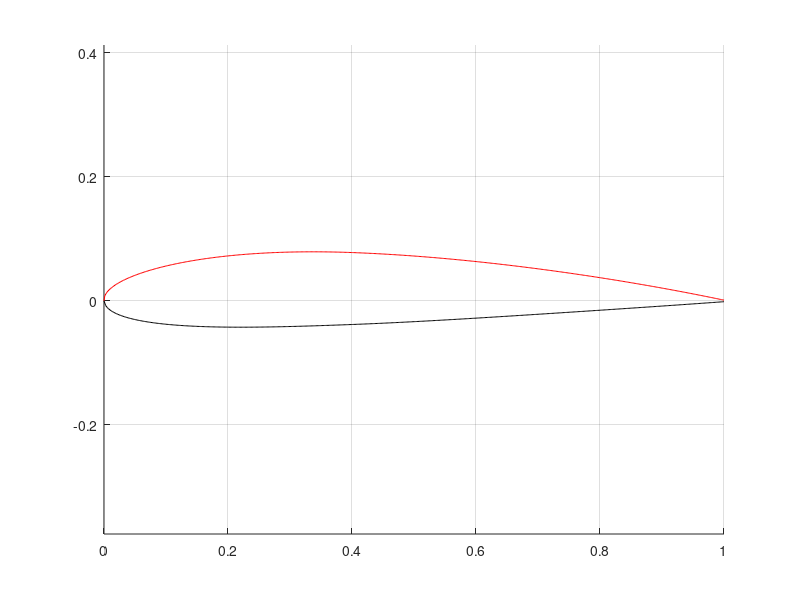

MATLAB code for this plot:
% compute NACA 4 Digit Airfoil
% Written by: Ayaz Shariff
% Started: 28/10/2021
% End Date: 28/10/2021

clear all;
clc;

%% User Inputs


% Type Of Airfoil
typeNACA = '2412';

% Extract Values From Type
Minit = str2double(typeNACA(1));
Pinit = str2double(typeNACA(2));
Tinit = str2double (typeNACA(3:4));

% Number of Grid Points
gridpts = 500;

% Constants
a0 = 0.2969;
a1 = -0.1260;
a2 = -0.3516;
a3 = 0.2843;
a4 = - 0.1015;   % open trailing edge
% a4 = - 0.1036; % closed trailing edge

%% Calculations

% Actual Percentage Values Of Airfoil Properties
M = Minit/100;
P = Pinit/10;
T = Tinit/100;

% Airfoil Grid

x = linspace(0,1,gridpts)'; 

%% Camber and Gradient
yc = ones (gridpts,1);
dyc_dx = ones (gridpts,1);
theta = ones (gridpts,1);
for i = 1:1:gridpts
    if (x(i) >=0 && x(i) < P)
        yc(i)     = (M/P^2)*((2*P*x(i))-(x(i)^2));
        dyc_dx(i) =  ((2*M)/(P^2))*(P-x(i));
    elseif (x(i) >= P && x(i)<=1)
        yc(i)     = (M/(1-P)^2)*(1-(2*P) + (2*P*x(i))-(x(i)^2));
        dyc_dx(i) = ((2*M)/((1-P)^2))*(P-x(i));
    end
    theta(i) = atan(dyc_dx(i));
end

%% Thickness Distributions
yt = ones (gridpts,1);

for i = 1:1:gridpts
    term0 = a0*sqrt(x(i));
    term1 = a1*x(i);
    term2 = a2*x(i)^2;
    term3 = a3*x(i)^3;
    term4 = a4*x(i)^4;
    
    yt(i) = 5*T*(term0+term1+term2+term3+term4);
end

%% Upper Surface Points
xu = ones(gridpts,1);
yu = ones(gridpts,1);

for i = 1:1:gridpts
    xu (i) = x(i) - yt(i)*sin(theta(i));
    yu (i) = yc(i) + yt(i)*cos(theta(i));
end

%% Lower Surface Points
xl = ones(gridpts,1);
yl = ones(gridpts,1);

for i = 1:1:gridpts
    xl(i) = x(i) + yt(i)*sin(theta(i));
    yl(i) = yc(i) - yt(i)*cos(theta(i));
end

%% Plot The Airfoil (With Lines)
f1 = figure(1);
hold on; grid on;
axis equal;
plot(xu,yu, 'r-');
plot(xl,yl, 'k-');
    


